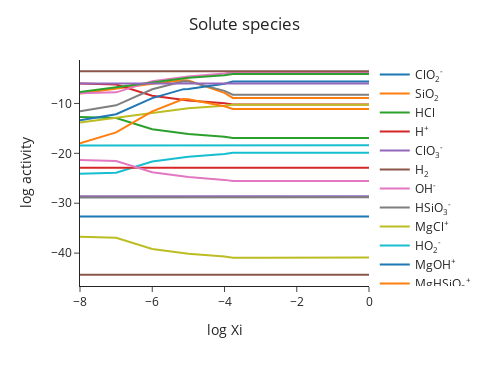

Notebook cell for this chart:
### Markdown cell above
This diagram show us how the activities of the forms of the elements selected as the basis for this calculation (basis species) change in response to reaction progress (Xi). Note the similarities between Mg$^{+2}$ and total Mg plotted above; likewise between SiO$_{2(aq)}$ and total Si.

We can reveal how all the ctivities of all forms of these elements change with reaction progress - remember pH is changing and that could have effects on speciaiton.

Plot activity of basis and non-basis aqueous species as a function of reaction progress (Xi)

### Code cell
m.plot_aqueous_species(plot_basis=False)

### Figure 1 — Plotly figure (JSON) as saved in the notebook; plotly's stock layout.template omitted (floating-point values rounded to 4 significant figures)
{"data": [{"hovertemplate": "variable=ClO<sub>2</sub><sup>-</sup><br>log Xi=%{x}<br>log activity=%{y}<extra></extra>", "legendgroup": "ClO<sub>2</sub><sup>-</sup>", "line": {"color": "#1F77B4", "dash": "solid"}, "marker": {"symbol": "circle"}, "mode": "lines", "name": "ClO<sub>2</sub><sup>-</sup>", "orientation": "v", "showlegend": true, "type": "scatter", "x": [-Infinity, -8.0, -7.0, -6.0, -5.134, -5.0, -4.0, -3.77, -3.0, -2.0, -1.0, 0.0], "xaxis": "x", "y": [-32.68, -32.68, -32.68, -32.68, -32.68, -32.68, -32.68, -32.68, -32.68, -32.68, -32.68, -32.66], "yaxis": "y"}, {"hovertemplate": "variable=SiO<sub>2</sub><br>log Xi=%{x}<br>log activity=%{y}<extra></extra>", "legendgroup": "SiO<sub>2</sub>", "line": {"color": "#FF7F0E", "dash": "solid"}, "marker": {"symbol": "circle"}, "mode": "lines", "name": "SiO<sub>2</sub>", "orientation": "v", "showlegend": true, "type": "scatter", "x": [-Infinity, -8.0, -7.0, -6.0, -5.134, -5.0, -4.0, -3.77, -3.0, -2.0, -1.0, 0.0], "xaxis": "x", "y": [-18.0, -8.0, -7.0, -6.032, -5.353, -5.402, -7.881, -8.884, -8.884, -8.884, -8.884, -8.884], "yaxis": "y"}, {"hovertemplate": "variable=HCl<br>log Xi=%{x}<br>log activity=%{y}<extra></extra>", "legendgroup": "HCl", "line": {"color": "#2CA02C", "dash": "solid"}, "marker": {"symbol": "circle"}, "mode": "lines", "name": "HCl", "orientation": "v", "showlegend": true, "type": "scatter", "x": [-Infinity, -8.0, -7.0, -6.0, -5.134, -5.0, -4.0, -3.77, -3.0, -2.0, -1.0, 0.0], "xaxis": "x", "y": [-12.71, -12.73, -12.93, -15.17, -16.11, -16.12, -16.7, -16.93, -16.93, -16.93, -16.92, -16.91], "yaxis": "y"}, {"hovertemplate": "variable=H<sup>+</sup><br>log Xi=%{x}<br>log activity=%{y}<extra></extra>", "legendgroup": "H<sup>+</sup>", "line": {"color": "#D62728", "dash": "solid"}, "marker": {"symbol": "circle"}, "mode": "lines", "name": "H<sup>+</sup>", "orientation": "v", "showlegend": true, "type": "scatter", "x": [-Infinity, -8.0, -7.0, -6.0, -5.134, -5.0, -4.0, -3.77, -3.0, -2.0, -1.0, 0.0], "xaxis": "x", "y": [-6.0, -6.018, -6.217, -8.462, -9.396, -9.409, -9.981, -10.21, -10.21, -10.21, -10.21, -10.21], "yaxis": "y"}, {"hovertemplate": "variable=ClO<sub>3</sub><sup>-</sup><br>log Xi=%{x}<br>log activity=%{y}<extra></extra>", "legendgroup": "ClO<sub>3</sub><sup>-</sup>", "line": {"color": "#9467BD", "dash": "solid"}, "marker": {"symbol": "circle"}, "mode": "lines", "name": "ClO<sub>3</sub><sup>-</sup>", "orientation": "v", "showlegend": true, "type": "scatter", "x": [-Infinity, -8.0, -7.0, -6.0, -5.134, -5.0, -4.0, -3.77, -3.0, -2.0, -1.0, 0.0], "xaxis": "x", "y": [-28.61, -28.61, -28.61, -28.61, -28.62, -28.62, -28.62, -28.62, -28.62, -28.62, -28.62, -28.59], "yaxis": "y"}, {"hovertemplate": "variable=H<sub>2</sub><br>log Xi=%{x}<br>log activity=%{y}<extra></extra>", "legendgroup": "H<sub>2</sub>", "line": {"color": "#8C564B", "dash": "solid"}, "marker": {"symbol": "circle"}, "mode": "lines", "name": "H<sub>2</sub>", "orientation": "v", "showlegend": true, "type": "scatter", "x": [-Infinity, -8.0, -7.0, -6.0, -5.134, -5.0, -4.0, -3.77, -3.0, -2.0, -1.0, 0.0], "xaxis": "x", "y": [-44.32, -44.32, -44.32, -44.32, -44.32, -44.32, -44.32, -44.32, -44.32, -44.32, -44.32, -44.33], "yaxis": "y"}, {"hovertemplate": "variable=OH<sup>-</sup><br>log Xi=%{x}<br>log activity=%{y}<extra></extra>", "legendgroup": "OH<sup>-</sup>", "line": {"color": "#E377C2", "dash": "solid"}, "marker": {"symbol": "circle"}, "mode": "lines", "name": "OH<sup>-</sup>", "orientation": "v", "showlegend": true, "type": "scatter", "x": [-Infinity, -8.0, -7.0, -6.0, -5.134, -5.0, -4.0, -3.77, -3.0, -2.0, -1.0, 0.0], "xaxis": "x", "y": [-7.995, -7.978, -7.778, -5.533, -4.599, -4.586, -4.014, -3.788, -3.788, -3.788, -3.788, -3.788], "yaxis": "y"}, {"hovertemplate": "variable=HSiO<sub>3</sub><sup>-</sup><br>log Xi=%{x}<br>log activity=%{y}<extra></extra>", "legendgroup": "HSiO<sub>3</sub><sup>-</sup>", "line": {"color": "#7F7F7F", "dash": "solid"}, "marker": {"symbol": "circle"}, "mode": "lines", "name": "HSiO<sub>3</sub><sup>-</sup>", "orientation": "v", "showlegend": true, "type": "scatter", "x": [-Infinity, -8.0, -7.0, -6.0, -5.134, -5.0, -4.0, -3.77, -3.0, -2.0, -1.0, 0.0], "xaxis": "x", "y": [-21.59, -11.57, -10.37, -7.155, -5.542, -5.578, -7.485, -8.262, -8.262, -8.262, -8.262, -8.262], "yaxis": "y"}, {"hovertemplate": "variable=MgCl<sup>+</sup><br>log Xi=%{x}<br>log activity=%{y}<extra></extra>", "legendgroup": "MgCl<sup>+</sup>", "line": {"color": "#BCBD22", "dash": "solid"}, "marker": {"symbol": "circle"}, "mode": "lines", "name": "MgCl<sup>+</sup>", "orientation": "v", "showlegend": true, "type": "scatter", "x": [-Infinity, -8.0, -7.0, -6.0, -5.134, -5.0, -4.0, -3.77, -3.0, -2.0, -1.0, 0.0], "xaxis": "x", "y": [-24.14, -13.84, -12.84, -11.84, -10.99, -10.98, -10.47, -10.26, -10.26, -10.26, -10.26, -10.25], "yaxis": "y"}, {"hovertemplate": "variable=HO<sub>2</sub><sup>-</sup><br>log Xi=%{x}<br>log activity=%{y}<extra></extra>", "legendgroup": "HO<sub>2</sub><sup>-</sup>", "line": {"color": "#17BECF", "dash": "solid"}, "marker": {"symbol": "circle"}, "mode": "lines", "name": "HO<sub>2</sub><sup>-</sup>", "orientation": "v", "showlegend": true, "type": "scatter", "x": [-Infinity, -8.0, -7.0, -6.0, -5.134, -5.0, -4.0, -3.77, -3.0, -2.0, -1.0, 0.0], "xaxis": "x", "y": [-24.09, -24.08, -23.88, -21.63, -20.7, -20.68, -20.11, -19.89, -19.89, -19.89, -19.89, -19.88], "yaxis": "y"}, {"hovertemplate": "variable=MgOH<sup>+</sup><br>log Xi=%{x}<br>log activity=%{y}<extra></extra>", "legendgroup": "MgOH<sup>+</sup>", "line": {"color": "#1F77B4", "dash": "solid"}, "marker": {"symbol": "circle"}, "mode": "lines", "name": "MgOH<sup>+</sup>", "orientation": "v", "showlegend": true, "type": "scatter", "x": [-Infinity, -8.0, -7.0, -6.0, -5.134, -5.0, -4.0, -3.77, -3.0, -2.0, -1.0, 0.0], "xaxis": "x", "y": [-23.68, -13.37, -12.17, -8.925, -7.135, -7.115, -6.034, -5.592, -5.592, -5.592, -5.592, -5.592], "yaxis": "y"}, {"hovertemplate": "variable=MgHSiO<sub>3</sub><sup>+</sup><br>log Xi=%{x}<br>log activity=%{y}<extra></extra>", "legendgroup": "MgHSiO<sub>3</sub><sup>+</sup>", "line": {"color": "#FF7F0E", "dash": "solid"}, "marker": {"symbol": "circle"}, "mode": "lines", "name": "MgHSiO<sub>3</sub><sup>+</sup>", "orientation": "v", "showlegend": true, "type": "scatter", "x": [-Infinity, -8.0, -7.0, -6.0, -5.134, -5.0, -4.0, -3.77, -3.0, -2.0, -1.0, 0.0], "xaxis": "x", "y": [-38.33, -18.01, -15.81, -11.6, -9.13, -9.16, -10.56, -11.12, -11.12, -11.12, -11.12, -11.12], "yaxis": "y"}, {"hovertemplate": "variable=Mg<sup>+2</sup><br>log Xi=%{x}<br>log activity=%{y}<extra></extra>", "legendgroup": "Mg<sup>+2</sup>", "line": {"color": "#2CA02C", "dash": "solid"}, "marker": {"symbol": "circle"}, "mode": "lines", "name": "Mg<sup>+2</sup>", "orientation": "v", "showlegend": true, "type": "scatter", "x": [-Infinity, -8.0, -7.0, -6.0, -5.134, -5.0, -4.0, -3.77, -3.0, -2.0, -1.0, 0.0], "xaxis": "x", "y": [-18.0, -7.701, -6.701, -5.704, -4.849, -4.841, -4.333, -4.116, -4.116, -4.116, -4.116, -4.116], "yaxis": "y"}, {"hovertemplate": "variable=ClO<sup>-</sup><br>log Xi=%{x}<br>log activity=%{y}<extra></extra>", "legendgroup": "ClO<sup>-</sup>", "line": {"color": "#D62728", "dash": "solid"}, "marker": {"symbol": "circle"}, "mode": "lines", "name": "ClO<sup>-</sup>", "orientation": "v", "showlegend": true, "type": "scatter", "x": [-Infinity, -8.0, -7.0, -6.0, -5.134, -5.0, -4.0, -3.77, -3.0, -2.0, -1.0, 0.0], "xaxis": "x", "y": [-22.89, -22.89, -22.89, -22.89, -22.89, -22.89, -22.89, -22.89, -22.89, -22.89, -22.89, -22.88], "yaxis": "y"}, {"hovertemplate": "variable=Cl<sup>-</sup><br>log Xi=%{x}<br>log activity=%{y}<extra></extra>", "legendgroup": "Cl<sup>-</sup>", "line": {"color": "#9467BD", "dash": "solid"}, "marker": {"symbol": "circle"}, "mode": "lines", "name": "Cl<sup>-</sup>", "orientation": "v", "showlegend": true, "type": "scatter", "x": [-Infinity, -8.0, -7.0, -6.0, -5.134, -5.0, -4.0, -3.77, -3.0, -2.0, -1.0, 0.0], "xaxis": "x", "y": [-6.0, -6.0, -6.001, -6.001, -6.003, -6.003, -6.006, -6.008, -6.008, -6.008, -6.007, -5.996], "yaxis": "y"}, {"hovertemplate": "variable=O<sub>2</sub><br>log Xi=%{x}<br>log activity=%{y}<extra></extra>", "legendgroup": "O<sub>2</sub>", "line": {"color": "#8C564B", "dash": "solid"}, "marker": {"symbol": "circle"}, "mode": "lines", "name": "O<sub>2</sub>", "orientation": "v", "showlegend": true, "type": "scatter", "x": [-Infinity, -8.0, -7.0, -6.0, -5.134, -5.0, -4.0, -3.77, -3.0, -2.0, -1.0, 0.0], "xaxis": "x", "y": [-3.568, -3.568, -3.568, -3.568, -3.568, -3.568, -3.568, -3.568, -3.568, -3.568, -3.567, -3.556], "yaxis": "y"}, {"hovertemplate": "variable=HClO<br>log Xi=%{x}<br>log activity=%{y}<extra></extra>", "legendgroup": "HClO", "line": {"color": "#E377C2", "dash": "solid"}, "marker": {"symbol": "circle"}, "mode": "lines", "name": "HClO", "orientation": "v", "showlegend": true, "type": "scatter", "x": [-Infinity, -8.0, -7.0, -6.0, -5.134, -5.0, -4.0, -3.77, -3.0, -2.0, -1.0, 0.0], "xaxis": "x", "y": [-21.34, -21.35, -21.55, -23.8, -24.73, -24.75, -25.32, -25.55, -25.55, -25.55, -25.55, -25.53], "yaxis": "y"}, {"hovertemplate": "variable=ClO<sub>4</sub><sup>-</sup><br>log Xi=%{x}<br>log activity=%{y}<extra></extra>", "legendgroup": "ClO<sub>4</sub><sup>-</sup>", "line": {"color": "#7F7F7F", "dash": "solid"}, "marker": {"symbol": "circle"}, "mode": "lines", "name": "ClO<sub>4</sub><sup>-</sup>", "orientation": "v", "showlegend": true, "type": "scatter", "x": [-Infinity, -8.0, -7.0, -6.0, -5.134, -5.0, -4.0, -3.77, -3.0, -2.0, -1.0, 0.0], "xaxis": "x", "y": [-28.85, -28.85, -28.85, -28.85, -28.85, -28.85, -28.85, -28.85, -28.85, -28.85, -28.85, -28.82], "yaxis": "y"}, {"hovertemplate": "variable=HClO<sub>2</sub><br>log Xi=%{x}<br>log activity=%{y}<extra></extra>", "legendgroup": "HClO<sub>2</sub>", "line": {"color": "#BCBD22", "dash": "solid"}, "marker": {"symbol": "circle"}, "mode": "lines", "name": "HClO<sub>2</sub>", "orientation": "v", "showlegend": true, "type": "scatter", "x": [-Infinity, -8.0, -7.0, -6.0, -5.134, -5.0, -4.0, -3.77, -3.0, -2.0, -1.0, 0.0], "xaxis": "x", "y": [-36.7, -36.71, -36.91, -39.16, -40.1, -40.11, -40.68, -40.91, -40.91, -40.91, -40.91, -40.89], "yaxis": "y"}, {"hovertemplate": "variable=H<sub>2</sub>O<sub>2</sub><br>log Xi=%{x}<br>log activity=%{y}<extra></extra>", "legendgroup": "H<sub>2</sub>O<sub>2</sub>", "line": {"color": "#17BECF", "dash": "solid"}, "marker": {"symbol": "circle"}, "mode": "lines", "name": "H<sub>2</sub>O<sub>2</sub>", "orientation": "v", "showlegend": true, "type": "scatter", "x": [-Infinity, -8.0, -7.0, -6.0, -5.134, -5.0, -4.0, -3.77, -3.0, -2.0, -1.0, 0.0], "xaxis": "x", "y": [-18.41, -18.41, -18.41, -18.41, -18.41, -18.41, -18.41, -18.41, -18.41, -18.41, -18.41, -18.4], "yaxis": "y"}], "layout": {"height": 366, "legend": {"title": {}, "tracegroupgap": 0}, "margin": {"t": 60}, "showlegend": true, "title": {"text": "Solute species", "x": 0.5, "xanchor": "center"}, "width": 488, "xaxis": {"anchor": "y", "autorange": true, "domain": [0, 1], "range": [-8, 0], "title": {"text": "log Xi"}, "type": "linear"}, "yaxis": {"anchor": "x", "autorange": true, "domain": [0, 1], "range": [-46.59, -1.291], "title": {"text": "log activity"}, "type": "linear"}}}
